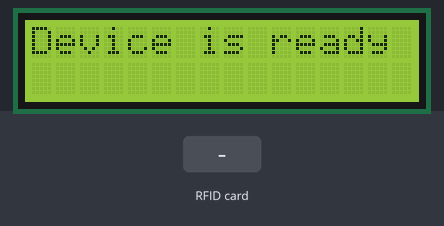
The sketch below on a simulated Arduino Uno, built with avr-gcc and run on an emulated ATmega328P. On the bench: 16×2 character LCD. The inputs (shaded band) are chosen by the test bench. What the sketch prints to the serial monitor is not drawn.

Above: at 1.3 s.
1.4 s: RFID card 5E 7A 19 C4 held to the reader
At 4.2 s:
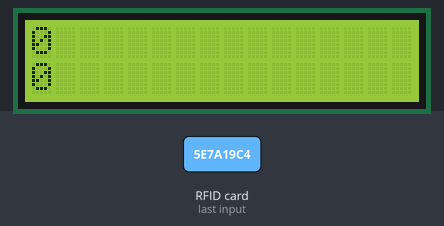
At 5.3 s:
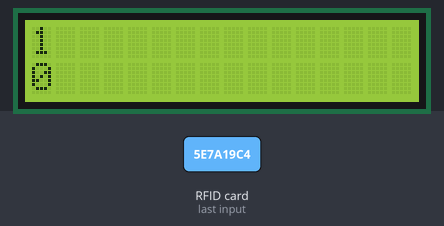
Timing chart, 0 to 6.8 s (numbered marks = the images above; inputs shaded):
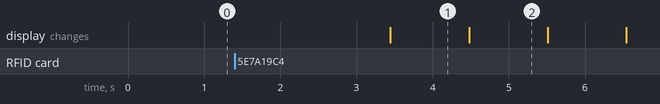

Measured:
- after the input at 1.4 s, the display: changes after 2.0 s (image 1)
- what the display in image 1 shows lasts 1.1 s, from 3.4 s to 4.5 s

The sketch:

CheckCard.ino
```cpp
/*
 * RC522      UNO R3
 * Reset      9
 * SPI SS     10
 * SPI MOSI   11
 * SPI MISO   12
 * SPI SCK    13
 * 3.3V       3.3V
 * GND        GND
*/

/*
 * LCD  Arduino
 * GND  GND
 * VCC  5V
 * SDA  A4
 * SCL  A5
*/

#include <SPI.h>
#include <MFRC522.h>
#include <LiquidCrystal_I2C.h>
#include <Wire.h>

#define SS_PIN 10
#define RST_PIN 5
MFRC522 mfrc522(SS_PIN, RST_PIN);
MFRC522::MIFARE_Key key;
LiquidCrystal_I2C lcd(0x27, 16, 2);

int block=2;
byte blockcontent[16];
byte readbackblock[18];
//char name[6];
//char result[6];
//byte result2[6];

//char incomingByte;
//String txtMsg;
//String username = "";
//String pre_username = "";
//String piece[3];

void setup() {
    Serial.begin(9600);
    SPI.begin();
    mfrc522.PCD_Init();
    for (byte i = 0; i < 6; i++) {
        key.keyByte[i] = 0xFF;
    }
    lcd.init();
    lcd.backlight();
    lcd.setCursor(0,0);
    lcd.print(format_string("Device is ready"));
}

void loop(){
    mfrc522.PCD_Init();

    if ( ! mfrc522.PICC_IsNewCardPresent()) {
        Serial.println("It is the same card.");
        delay(500);
        return;
    }

    if ( ! mfrc522.PICC_ReadCardSerial()) {
        Serial.println("Can't read the card.");
        delay(500);
       	return;
    }

    readBlock(block, readbackblock);//read the block back
    for (int i=0 ; i<16 ; i++){
        delay(1000);
        lcd.setCursor(0,0);
        String number = String(i);
        lcd.print(format_string(number));
        lcd.setCursor(0,1);
        String text;
        if(readbackblock[i] >= 48){
            text += char(readbackblock[i]);
            lcd.print(format_string(text));
            text = "";
        }else{
          lcd.print(format_string(String(readbackblock[i])));
        }
        Serial.println( i + String(readbackblock[i]));
    }
}

int readBlock(int blockNumber, byte arrayAddress[]) {
    int largestModulo4Number=blockNumber/4*4;
    int trailerBlock=largestModulo4Number+3;

    byte status = mfrc522.PCD_Authenticate(MFRC522::PICC_CMD_MF_AUTH_KEY_A, trailerBlock, &key, &(mfrc522.uid));

    if (status != MFRC522::STATUS_OK) {
        return 3;//return "3" as error message
    }

    byte buffersize = 18;//we need to define a variable with the read buffer size, since the MIFARE_Read method below needs a pointer to the variable that contains the size...
    status = mfrc522.MIFARE_Read(blockNumber, arrayAddress, &buffersize);//&buffersize is a pointer to the buffersize variable; MIFARE_Read requires a pointer instead of just a number
    if (status != MFRC522::STATUS_OK) {
        return 4;
    }

    delay(500);
}

String format_string(String string){
  int len = string.length();
  if(len<16){
    for(int i=0; i<16-len; i++){
      string += " ";
    }
  }
  return string;
}
```
